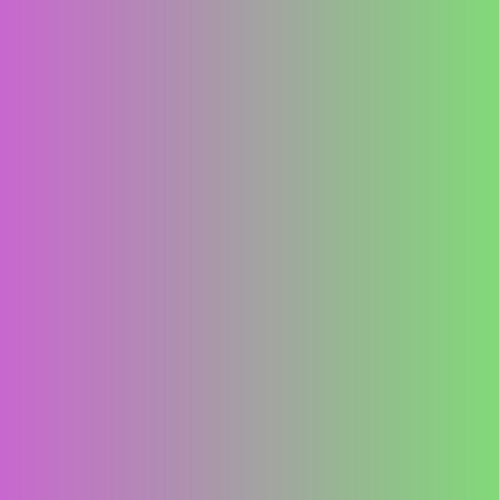
Frame 1 (no input)
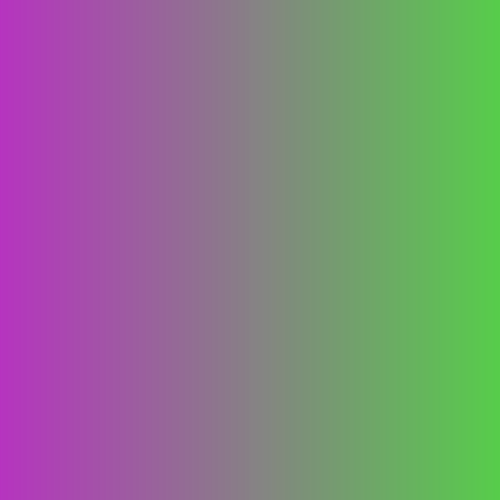
Frame 60 (no input)
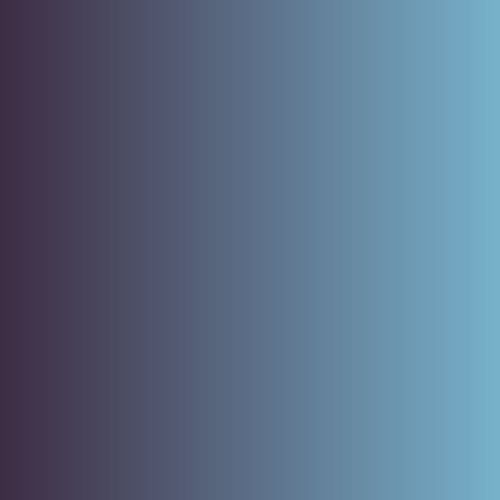
Frame 120 (the mouse pressed at the canvas centre since frame 60)

The p5.js sketch that drew these frames (run headless with seeded random() and noise() and a simulated clock; from frame 60 on, the mouse is pressed at the canvas centre):

// p5.js sketch
// ── sketch.js
var p;
var c, d;

function setup() {
  createCanvas(500, 500);
  c= color(random(255), random(255), random(255));
  d= color(random(255), random(255), random(255));
}

function draw() {
  for (var x=0; x<width; x++) {
    p = lerpColor(c, d, 1.0*x/width);
    stroke(p);
    line(x, 0, x, height); 
  }
}

function mousePressed() {
  c= color(random(255), random(255), random(255));
  d= color(random(255), random(255), random(255));
}
